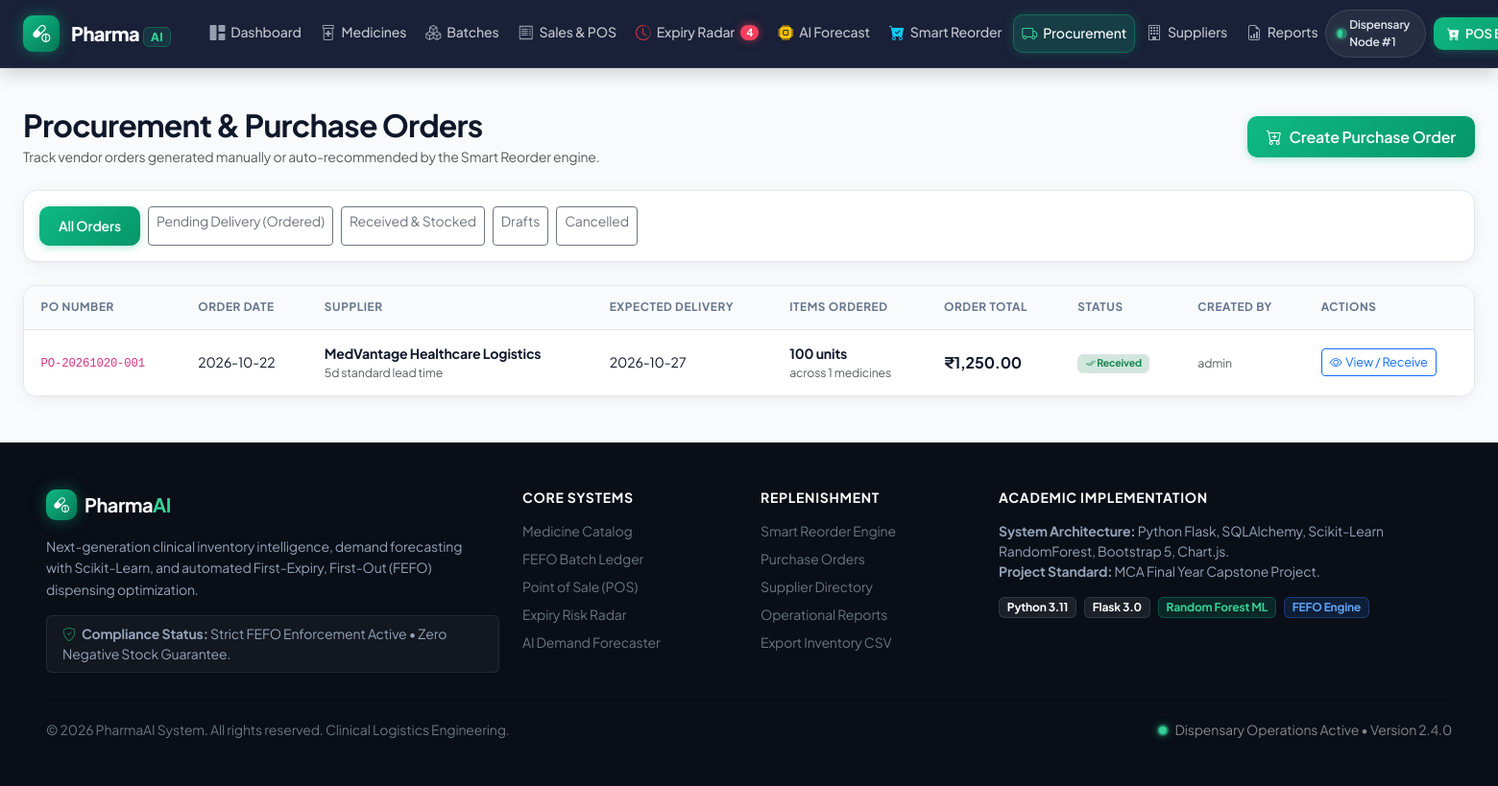
The app's page /purchase-orders/ (signed in) with its own data.
### models/purchase_order.py (models this page shows, shortened)
class PurchaseOrder(db.Model):
    __tablename__ = "purchase_orders"
    id = db.Column(db.Integer, primary_key=True)
    po_number = db.Column(db.String(50), unique=True, nullable=False, index=True)
    supplier_id = db.Column(
        db.Integer, db.ForeignKey("suppliers.id"), nullable=False, index=True
    )
    user_id = db.Column(db.Integer, db.ForeignKey("users.id"), nullable=True)
    status = db.Column(
        db.String(30), nullable=False, default="Draft", index=True
    )  # 'Draft', 'Ordered', 'Received', 'Cancelled'
    order_date = db.Column(db.DateTime, default=datetime.utcnow, nullable=False)
    expected_delivery_date = db.Column(db.Date, nullable=True)
    received_date = db.Column(db.DateTime, nullable=True)
    total_amount = db.Column(db.Float, nullable=False, default=0.0)
    notes = db.Column(db.Text, nullable=True)
    created_at = db.Column(db.DateTime, default=datetime.utcnow, nullable=False)
    items = db.relationship(
        "PurchaseOrderItem", backref="purchase_order", lazy="dynamic", cascade="all, delete-orphan"
    )
    @property
    def total_ordered_units(self) -> int:
        return sum(item.requested_quantity for item in self.items)

class PurchaseOrderItem(db.Model):
    __tablename__ = "purchase_order_items"
    id = db.Column(db.Integer, primary_key=True)
    po_id = db.Column(
        db.Integer, db.ForeignKey("purchase_orders.id"), nullable=False, index=True
    )
    medicine_id = db.Column(
        db.Integer, db.ForeignKey("medicines.id"), nullable=False, index=True
    )
    requested_quantity = db.Column(db.Integer, nullable=False)
    unit_cost = db.Column(db.Float, nullable=False, default=0.0)
    subtotal = db.Column(db.Float, nullable=False, default=0.0)
    received_quantity = db.Column(db.Integer, nullable=False, default=0)
    batch_number = db.Column(db.String(80), nullable=True)
    expiry_date = db.Column(db.Date, nullable=True)

### models/supplier.py (models this page shows, shortened)
class Supplier(db.Model):
    __tablename__ = "suppliers"
    id = db.Column(db.Integer, primary_key=True)
    name = db.Column(db.String(150), nullable=False, unique=True, index=True)
    contact_person = db.Column(db.String(100), nullable=True)
    email = db.Column(db.String(120), nullable=True)
    phone = db.Column(db.String(30), nullable=True)
    address = db.Column(db.Text, nullable=True)
    lead_time_days = db.Column(
        db.Integer, default=7, nullable=False
    )  # Crucial for reorder point formulas
    rating = db.Column(db.Float, default=4.5)
    is_active = db.Column(db.Boolean, default=True, nullable=False)
    created_at = db.Column(db.DateTime, default=datetime.utcnow, nullable=False)
    updated_at = db.Column(
        db.DateTime, default=datetime.utcnow, onupdate=datetime.utcnow, nullable=False
    )
    medicines = db.relationship("Medicine", backref="preferred_supplier", lazy="dynamic")
    purchase_orders = db.relationship("PurchaseOrder", backref="supplier", lazy="dynamic")

### models/user.py (models this page shows, shortened)
class User(UserMixin, db.Model):
    __tablename__ = "users"
    id = db.Column(db.Integer, primary_key=True)
    username = db.Column(db.String(80), unique=True, nullable=False, index=True)
    email = db.Column(db.String(120), unique=True, nullable=False, index=True)
    password_hash = db.Column(db.String(255), nullable=False)
    full_name = db.Column(db.String(120), nullable=False)
    role = db.Column(
        db.String(20), nullable=False, default="Pharmacist"
    )  # 'Admin', 'Pharmacist', 'Staff'
    is_active = db.Column(db.Boolean, default=True, nullable=False)
    created_at = db.Column(db.DateTime, default=datetime.utcnow, nullable=False)
    updated_at = db.Column(
        db.DateTime, default=datetime.utcnow, onupdate=datetime.utcnow, nullable=False
    )
    sales = db.relationship("Sale", backref="cashier", lazy="dynamic")
    purchase_orders = db.relationship("PurchaseOrder", backref="created_by_user", lazy="dynamic")

### routes/po_routes.py (the view)
@po_bp.route("/")
@login_required
def index():
    status_filter = request.args.get("status", "").strip()
    query = PurchaseOrder.query
    if status_filter:
        query = query.filter(PurchaseOrder.status == status_filter)
    orders = query.order_by(PurchaseOrder.created_at.desc()).all()
    return render_template(
        "purchase_orders/index.html",
        orders=orders,
        selected_status=status_filter,
    )

### models/medicine.py (called while the page is built)
    @property
    def usable_stock(self) -> int:
        today = date.today()
        usable_batches = [
            b for b in self.batches if b.current_quantity > 0 and b.expiry_date > today
        ]
        return sum(b.current_quantity for b in usable_batches)

    @property
    def is_low_stock(self) -> bool:
        return self.usable_stock <= self.reorder_level

### templates/purchase_orders/index.html (shortened to what this page needs)
{% extends "base.html" %}
{% block content %}
<div class="container-fluid px-lg-4 py-4">
  <div class="d-flex flex-column flex-md-row justify-content-between align-items-md-center gap-3 mb-4">
    <div>
      <h2 class="fw-bold text-navy mb-1">Procurement & Purchase Orders</h2>
      <p class="text-muted small mb-0">Track vendor orders generated manually or auto-recommended by the Smart Reorder engine.</p>
    </div>
    <div>
      <a href="{{ url_for('purchase_orders.create') }}" class="btn btn-emerald d-inline-flex align-items-center gap-2">
        <i class="bi bi-cart-plus"></i> Create Purchase Order
      </a>
    </div>
  </div>
  <div class="card-modern p-3 mb-4">
    <div class="d-flex flex-wrap gap-2">
      <a href="{{ url_for('purchase_orders.index') }}" class="btn btn-sm {% if not selected_status %}btn-emerald{% else %}btn-outline-secondary{% endif %}">
        All Orders
      </a>
      <a href="{{ url_for('purchase_orders.index', status='Ordered') }}" class="btn btn-sm {% if selected_status == 'Ordered' %}btn-emerald{% else %}btn-outline-secondary{% endif %}">
        Pending Delivery (Ordered)
      </a>
      <a href="{{ url_for('purchase_orders.index', status='Received') }}" class="btn btn-sm {% if selected_status == 'Received' %}btn-emerald{% else %}btn-outline-secondary{% endif %}">
        Received & Stocked
      </a>
      <a href="{{ url_for('purchase_orders.index', status='Draft') }}" class="btn btn-sm {% if selected_status == 'Draft' %}btn-emerald{% else %}btn-outline-secondary{% endif %}">
        Drafts
      </a>
      <a href="{{ url_for('purchase_orders.index', status='Cancelled') }}" class="btn btn-sm {% if selected_status == 'Cancelled' %}btn-emerald{% else %}btn-outline-secondary{% endif %}">
        Cancelled
      </a>
    </div>
  </div>
  <div tabindex="0" role="region" aria-label="Purchase Orders Table" class="table-wrapper">
    <table class="table-medismart">
      <thead>
        <tr>
          <th>PO Number</th>
          <th>Order Date</th>
          <th>Supplier</th>
          <th>Expected Delivery</th>
          <th>Items Ordered</th>
          <th>Order Total</th>
          <th>Status</th>
          <th>Created By</th>
          <th>Actions</th>
        </tr>
      </thead>
      <tbody>
        {% if orders %}
          {% for po in orders %}
            <tr>
              <td><code>{{ po.po_number }}</code></td>
              <td>{{ po.order_date.strftime('%Y-%m-%d') }}</td>
              <td>
                <strong class="text-navy">{{ po.supplier.name }}</strong>
                <div class="small text-muted">{{ po.supplier.lead_time_days }}d standard lead time</div>
              </td>
              <td>
                {% if po.expected_delivery_date %}
                  {{ po.expected_delivery_date.strftime('%Y-%m-%d') }}
                {% else %}
                  <span class="text-muted">Not specified</span>
                {% endif %}
              </td>
              <td>
                <span class="fw-bold">{{ po.total_ordered_units }} units</span>
                <div class="small text-muted">across {{ po.items.count() }} medicines</div>
              </td>
              <td class="fw-bold text-navy fs-6">₹{{ "{:,.2f}".format(po.total_amount) }}</td>
              <td>
                {% if po.status == 'Ordered' %}
                  <span class="badge bg-warning text-dark border"><i class="bi bi-clock"></i> In Transit</span>
                {% elif po.status == 'Received' %}
                  <span class="badge bg-success-subtle text-success border"><i class="bi bi-check2-all"></i> Received</span>
                {% elif po.status == 'Cancelled' %}
                  <span class="badge bg-danger-subtle text-danger border">Cancelled</span>
                {% else %}
                  <span class="badge bg-secondary-subtle text-secondary border">Draft</span>
                {% endif %}
              </td>
              <td><small class="text-muted">{{ po.created_by_user.username if po.created_by_user else 'System' }}</small></td>
              <td>
                <a href="{{ url_for('purchase_orders.view', id=po.id) }}" class="btn btn-sm btn-outline-primary d-inline-flex align-items-center gap-1 py-1 px-2" style="font-size: 0.8rem;">
                  <i class="bi bi-eye"></i> View / Receive
                </a>
              </td>
            </tr>
          {% endfor %}
        {% else %}
          <tr>
            <td colspan="9" class="text-center py-5 text-muted">
              No purchase orders found. <a href="{{ url_for('purchase_orders.create') }}">Create a purchase order</a>.
            </td>
          </tr>
        {% endif %}
      </tbody>
    </table>
  </div>
</div>
{% endblock %}

### static/css/style.css (style rules this page uses)
:root { --primary-emerald: #059669; --primary-emerald-hover: #047857; --emerald-500: #10b981; --emerald-400: #34d399; --emerald-100: #d1fae5; --emerald-50: #ecfdf5; --obsidian: #090e17; --dark-navy: #0f172a; --navy-800: #1e293b; --navy-700: #334155; --navy-600: #475569; --blue-600: #2563eb; --blue-500: #3b82f6; --blue-50: #eff6ff; --cyan-500: #06b6d4; --cyan-50: #ecfeff; --warning-amber: #f59e0b; --warning-amber-dark: #d97706; --warning-bg: #fffbeb; --alert-red: #f43f5e; --alert-red-dark: #e11d48; --alert-bg: #fff1f2; --text-main: #0f172a; --text-muted: #64748b; --text-subtle: #94a3b8; --bg-canvas: #f8fafc; --bg-surface: #ffffff; --border-color: #e2e8f0; --border-subtle: #f1f5f9; --shadow-sm: 0 1px 2px 0 rgba(15, 23, 42, 0.05); --shadow-card: 0 4px 20px -2px rgba(15, 23, 42, 0.05), 0 2px 6px -1px rgba(15, 23, 42, 0.03); --shadow-card-hover: 0 16px 32px -4px rgba(15, 23, 42, 0.09), 0 4px 12px -2px rgba(15, 23, 42, 0.04); --shadow-dropdown: 0 20px 25px -5px rgba(15, 23, 42, 0.15), 0 8px 10px -6px rgba(15, 23, 42, 0.1); --shadow-glow-emerald: 0 0 24px rgba(16, 185, 129, 0.35); --radius-xs: 6px; --radius-sm: 10px; --radius-md: 14px; --radius-lg: 20px; --radius-pill: 9999px; }
body { font-family: 'Plus Jakarta Sans', -apple-system, BlinkMacSystemFont, 'Segoe UI', Roboto, Helvetica, Arial, sans-serif; background-color: var(--bg-canvas); color: var(--text-main); min-height: 100vh; display: flex; flex-direction: column; letter-spacing: -0.01em; -webkit-font-smoothing: antialiased; -moz-osx-font-smoothing: grayscale; }
h1, h2, h3, h4, h5, h6 { color: var(--dark-navy); font-weight: 700; letter-spacing: -0.025em; }
a { color: var(--primary-emerald); text-decoration: none; transition: all 0.2s cubic-bezier(0.4, 0, 0.2, 1); }
.card-modern { background: #ffffff; border: 1px solid var(--border-color); border-radius: var(--radius-md); box-shadow: var(--shadow-card); transition: all 0.25s ease; overflow: hidden; }
.table-medismart { width: 100%; margin-bottom: 0; border-collapse: separate; border-spacing: 0; }
.table-medismart th { background-color: #f8fafc; color: var(--text-muted); font-size: 0.74rem; font-weight: 700; text-transform: uppercase; letter-spacing: 0.05em; padding: 0.85rem 1.1rem; border-bottom: 1px solid var(--border-color); border-top: none; white-space: nowrap; }
.table-medismart td { padding: 0.9rem 1.1rem; font-size: 0.88rem; color: var(--text-main); border-bottom: 1px solid var(--border-color); vertical-align: middle; background-color: #ffffff; }
.table-medismart tr:last-child td { border-bottom: none; }
.btn-emerald { background: linear-gradient(135deg, var(--emerald-500), #059669); border: none; color: #ffffff; font-weight: 600; border-radius: var(--radius-sm); padding: 0.6rem 1.25rem; transition: all 0.2s cubic-bezier(0.4, 0, 0.2, 1); box-shadow: 0 2px 8px rgba(16, 185, 129, 0.3); }
.table-wrapper { background: #ffffff; border: 1px solid var(--border-color); border-radius: var(--radius-md); box-shadow: var(--shadow-card); overflow-x: auto; margin-bottom: 1.5rem; }
.card-modern, .feature-card-modern, .bento-kpi-card { transition: transform 0.28s cubic-bezier(0.16, 1, 0.3, 1), box-shadow 0.28s ease, border-color 0.28s ease !important; }

### records on screen
PurchaseOrder: po_number "PO-20261020-001", order_date "2026-10-22", supplier.name "MedVantage Healthcare Logistics", supplier.lead_time_days "5", expected_delivery_date "2026-10-27", total_ordered_units "100", items.count "1", total_amount "1,250.00", status "Received" (drawn), created_by_user "admin"

### other values on screen
{{ critical_expiry_count }} "4"
